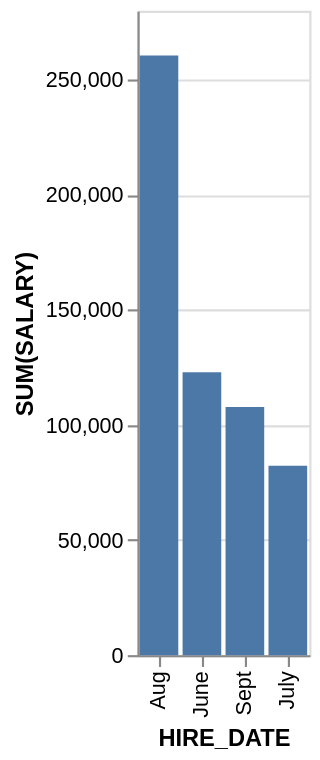

This figure's Vega-Lite source:
### Vega-Lite specification from a JSON file in a GitHub repository (floating-point values rounded to 4 significant figures)
{"data": {"values": [{"x_data": "Aug", "y_data": 260500}, {"x_data": "June", "y_data": 122900}, {"x_data": "Sept", "y_data": 107800}, {"x_data": "July", "y_data": 82300}]}, "mark": "bar", "encoding": {"x": {"field": "x_data", "type": "nominal", "title": "HIRE_DATE", "sort": {"op": "sum", "field": "y_data", "order": "descending"}}, "y": {"field": "y_data", "type": "quantitative", "title": "SUM(SALARY)"}}}
